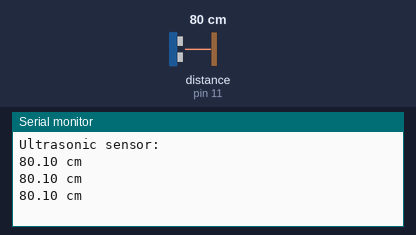
A sketch run on a simulated Arduino Uno, built with avr-gcc and run on an emulated ATmega328P. Parts: the last lines printed to the serial monitor. Wiring (inferred from the names in the program): ultrasonic range finder: trigger pin 12; echo pin 11. Inputs (shaded band) come from the test bench; at power-on: distance to the obstacle (sensor on pin 11) 80 cm. The echo pulse lasts 58.3 µs per cm.

Above: at 1.2 s.
1.3 s: distance to the obstacle (sensor on pin 11) set to 2 cm
At 1.88 s:
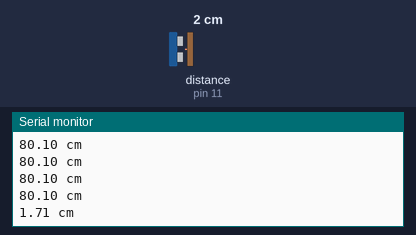
2.8 s: distance to the obstacle (sensor on pin 11) set to 4 cm
At 3.08 s:
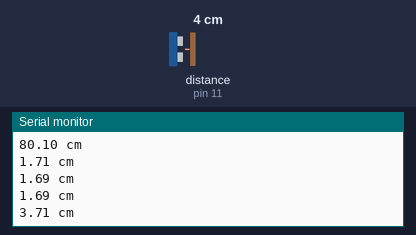
4.3 s: distance to the obstacle (sensor on pin 11) set to 120 cm
At 4.7 s:
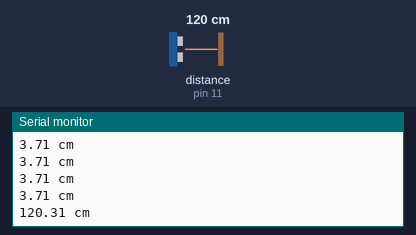
Timing chart, 0 to 7.3 s (numbered marks = the images above; inputs shaded):
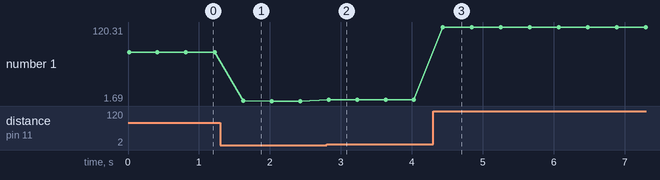

Measured:
- after the input at 1.3 s, the serial monitor: prints a new line after 0.32 s (image 1)
- after the input at 2.8 s, the serial monitor: prints a new line at once (image 2)
- after the input at 4.3 s, the serial monitor: prints a new line after 0.14 s (image 3)
- plotted number 1: 80.1 → 1.69 after the input at 1.3 s, 1.69 → 3.71 after the input at 2.8 s, 3.71 → 120.31 after the input at 4.3 s

The sketch:

Ultrasonic.ino
```cpp
/*
  Read data from an ultrasonic sensor connected to the Arduino board
  and print the distance measurement in centimeters
  through the serial communication.

  Board: Arduino Uno R4 (or R3)
  Component: Ultrasonic distance Sensor(HC-SR04)
*/

// Define the pin numbers for the ultrasonic sensor
const int echoPin = 11;
const int trigPin = 12;

void setup() {
  Serial.begin(9600);                    // Start serial communication with a baud rate of 9600
  pinMode(echoPin, INPUT);               // Set echo pin as input
  pinMode(trigPin, OUTPUT);              // Set trig pin as output
  Serial.println("Ultrasonic sensor:");  // Print a message indicating the ultrasonic sensor is ready
}

void loop() {
  float distance = readDistance();  // Call the function to read the sensor data and get the distance
  Serial.print(distance);           // Print the distance value
  Serial.println(" cm");            // Print " cm" to indicate the unit of measurement
  delay(400);                       // Delay for 400 milliseconds before repeating the loop
}

// Function to read the sensor data and calculate the distance
float readDistance() {
  digitalWrite(trigPin, LOW);   // Set trig pin to low to ensure a clean pulse
  delayMicroseconds(2);         // Delay for 2 microseconds
  digitalWrite(trigPin, HIGH);  // Send a 10 microsecond pulse by setting trig pin to high
  delayMicroseconds(10);
  digitalWrite(trigPin, LOW);  // Set trig pin back to low

  // Measure the pulse width of the echo pin and calculate the distance value
  float distance = pulseIn(echoPin, HIGH) / 58.00;  // Formula: (340m/s * 1us) / 2
  return distance;
}
```
